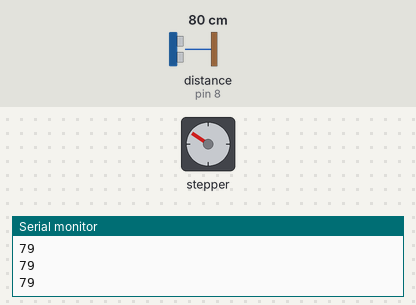
Bench run of a sketch on a simulated Arduino Uno, built with avr-gcc and run on an emulated ATmega328P. Parts: stepper motor, the last lines printed to the serial monitor. Wiring (inferred from the names in the program): ultrasonic range finder: trigger pin 9; echo pin 8. The inputs (shaded band) are chosen by the test bench; at power-on: distance to the obstacle (sensor on pin 8) 80 cm. The echo pulse lasts 58.3 µs per cm; stepper angles assume 2048 steps per turn.

Above: at 1.2 s.
1.3 s: distance to the obstacle (sensor on pin 8) set to 18 cm
At 2.36 s:
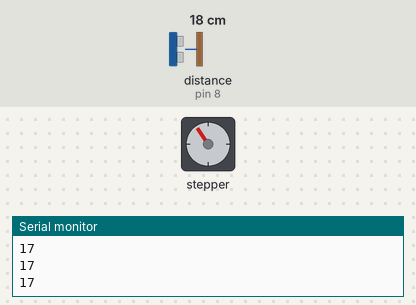
4.3 s: distance to the obstacle (sensor on pin 8) set to 2 cm
At 4.6 s:
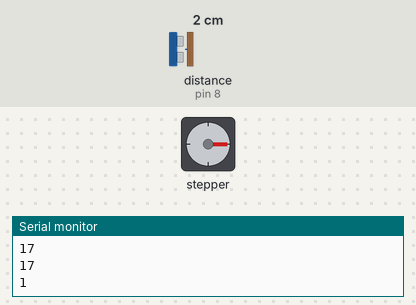
10.3 s: distance to the obstacle (sensor on pin 8) set to 120 cm
At 10.48 s:
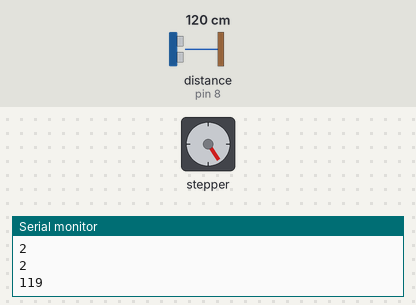
Timing chart, 0 to 19.3 s (numbered marks = the images above; inputs shaded):
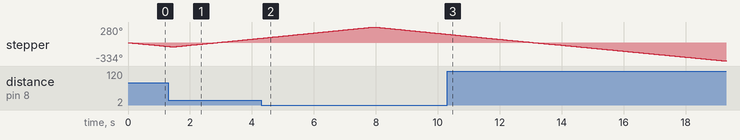

The sketch:

Capstone_Design_1.ino
```cpp
#include<Stepper.h>

#define IN1 24
#define IN2 26
#define IN3 28
#define IN4 30

#define echo 8
#define trigger 9

#define led_one 32
#define led_two 34
#define led_three 36

Stepper motor(64, IN1, IN3, IN2, IN4);
int step_half = 16;
int step_count = 0;
int step_level = 64;

bool isReverse = false;
bool isRepeat = false;

void setup() {
  Serial.begin(9600);

  pinMode(echo, INPUT);
  pinMode(trigger, OUTPUT);
  for(int i = IN1; i <= led_three; i+=2){
    pinMode(i, OUTPUT);
  }

  motor.setSpeed(300);
}

void loop() {
  long distance = getDistanceFromSensor();
  Serial.println(distance);

  if(distance < 10){
    isRepeat = true;

    display_led(led_one);
  }

  else if(distance >= 10 && distance < 30){
    isRepeat = false;
    isReverse = false;

    display_led(led_two);
  }

  else{
    isRepeat = false;
    isReverse = true;

    display_led(led_three);
  }

  if(isRepeat){
    if(isReverse){
      motor.step(-step_level);
    } else {
      motor.step(step_level);
    }
     step_count++;

    if(step_count > step_half){
      isReverse = !isReverse;
      step_count = 0;
    }
  }

  if(!isRepeat && !isReverse){
    motor.step(step_level);
  }

  if(!isRepeat && isReverse){
    motor.step(-step_level);
  }
}

void display_led(int pos)
{
  for(int i = led_one; i <= led_three; i++){
    digitalWrite(i, LOW);
  }

  digitalWrite(pos, HIGH);
}

long getDistanceFromSensor()
{
  long duration, cm;
  digitalWrite(trigger, LOW);
  delayMicroseconds(2);

  digitalWrite(trigger, HIGH);
  delayMicroseconds(10);

  digitalWrite(trigger, LOW);

  duration = pulseIn(echo, HIGH);
  cm = (duration / 2) / 29.1;

  return cm;
}
```
